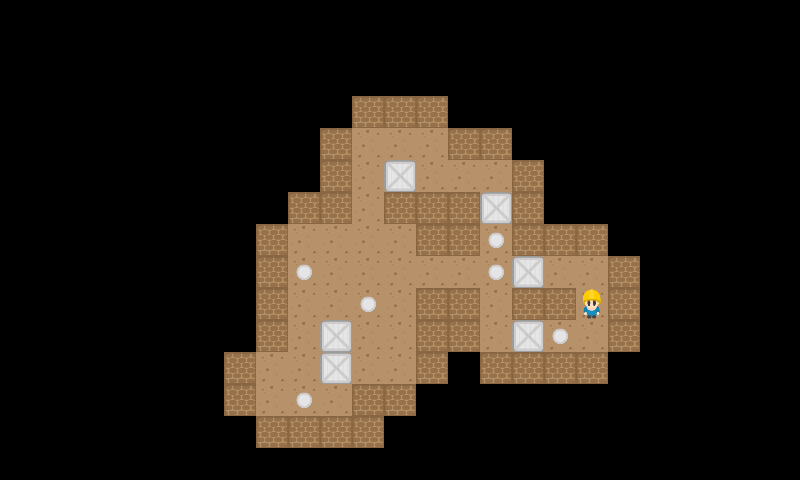

This is a level from a 2D game, rendered from its Tiled map with the project's own tilesets. A one-line summary and the map file follow, with tile-layer data summarised:
An orthogonal 25x15 tile map with 32x32 px tiles, 2 tile layers (StaticMap, Objetos).

<map version="1.4" tiledversion="1.4.3" orientation="orthogonal" renderorder="right-down" width="25" height="15" tilewidth="32" tileheight="32" infinite="0" nextlayerid="3" nextobjectid="1">
 <tileset firstgid="1" source="Tileset.tsx" />
 <layer id="1" name="StaticMap" width="25" height="15">
  <data>[375 cells, 92 non-empty, 2 distinct tile ids]</data>
 </layer>
 <layer id="2" name="Objetos" width="25" height="15">
  <data>[375 cells, 13 non-empty, 3 distinct tile ids]</data>
 </layer>
</map>
